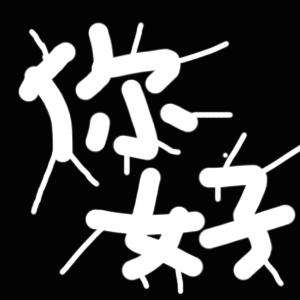
#> input picture OpenCV/data/erode.png, 300 x 300 px
$ python 05_image_morph_02.py
#> lines starting #> are read from the running program, lines starting #| are printed output that depends on the picture
# -*- coding: utf-8 -*-
# @author   :   eko.zhan
# @time     :   2021/8/25 21:04
import cv2
import numpy as np

# 礼帽和黑帽
img = cv2.imread("../data/erode.png")
#> img is the input picture: shape (300, 300, 3); min 3, max 255, mean 68.2

# (5, 5) 该参数配合腐蚀迭代次数一起试用
kernel = np.ones((5, 5), np.uint8)
# 礼帽：原始值-开运算结果
tophat_img = cv2.morphologyEx(img, cv2.MORPH_TOPHAT, kernel)
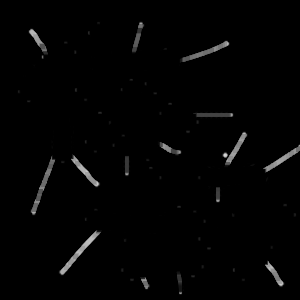
#> tophat_img: shape (300, 300, 3); min 0, max 210, mean 3.2

# 黑帽：闭运算结果-原始值
black_img = cv2.morphologyEx(img, cv2.MORPH_BLACKHAT, kernel)
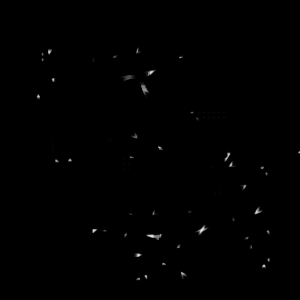
#> black_img: shape (300, 300, 3); min 0, max 237, mean 0.7

res = np.hstack((img, tophat_img, black_img))
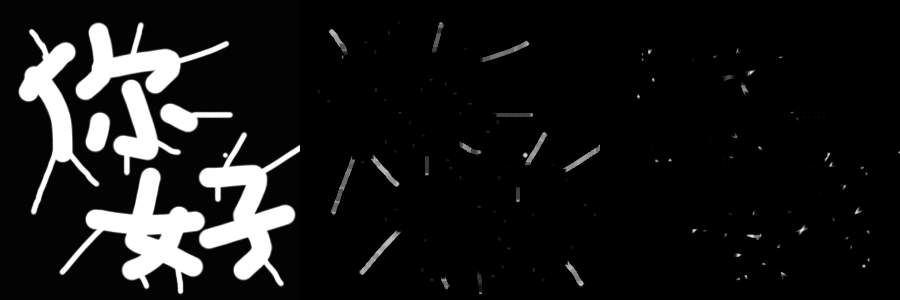
#> res: shape (300, 900, 3); min 0, max 255, mean 24
cv2.imshow("res", res)
cv2.waitKey()
cv2.destroyAllWindows()
